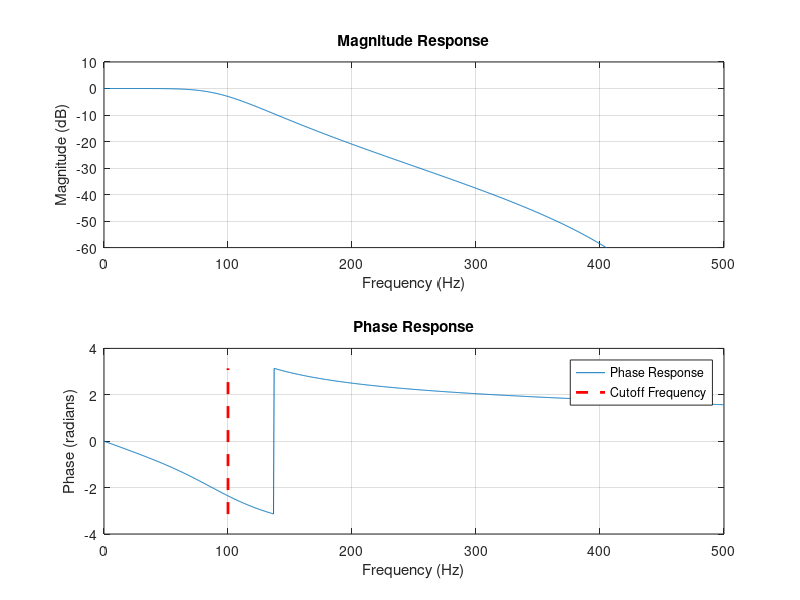

Recreate this plot in MATLAB. (Note: this script raises an error after producing the figure.)
% % % % % % % % % % % % %
% Tandih, Ciara May A.  %
%       200771          %
%      BSBME-IV         %
%     HOMEWORK 4        %
% % % % % % % % % % % % %


close all
clc

% 
A = [0.0181, 0.0543, 0.0543, 0.0181];
B = [1, -1.76, 1.1829, -0.2781];

% 
Freq= 1000; 
S = 1024; 

% 
[H, w] = freqz(A, B, S);

% frequency to Hz
freqz_Hz = (w / (2*pi)) * Freq;

% magnitude and phase
Magnitude = abs(H);
Phase = angle(H);

% 
figure;
subplot(2, 1, 1);
plot(freqz_Hz, 20*log10(Magnitude)); xlabel('Frequency (Hz)'); ylabel('Magnitude (dB)');
title('Magnitude Response');
grid on;

% 
subplot(2, 1, 2);
plot(freqz_Hz, Phase); xlabel('Frequency (Hz)'); ylabel('Phase (radians)');
title('Phase Response');
grid on;

% 
lowpass_filter = 100; 
hold on;
plot([lowpass_filter, lowpass_filter], [-pi, pi], 'r--', 'LineWidth', 2);
legend('Phase Response', 'Cutoff Frequency');
hold off;

% 
subplot(2, 1, 1);
ylim([-60, 10]); % Adjust the vertical axis limits as needed

% 
grid on;

% 
cutoff_index = find(freqz_Hz >= lowpass_filter, 1);
cutoff_magnitude_dB = 20*log10(magnitude(cutoff_index));
fprintf('Magnitude response at cutoff frequency: %.2f dB\n', cutoff_magnitude_dB);


